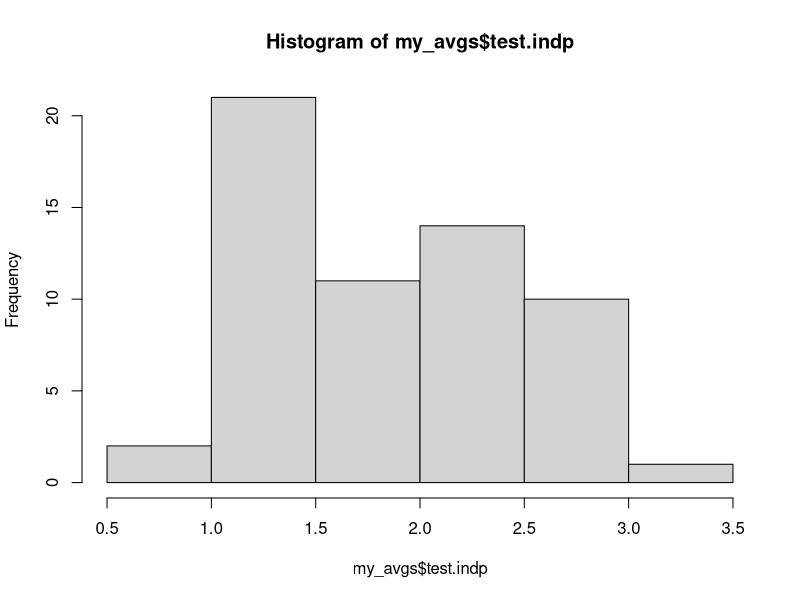

This chart was generated by the following R code:
#libraries
library(ggplot2)

#clear out old stuff
rm(list=ls())
#Custom functions
mean_NA <- function(x){ #Take means without getting errors due to NAs
  val_out <-mean(x,na.rm=T)
  return(val_out)
}

sum_NA <- function(x){
  val_out <- sum(x, na.rm=T)
  return(val_out)
}

#' Import data
data <- read.csv("data/9.23.16_gypsymothdispersal_1.5.csv", na.strings=".")

#' Data cleaning
data$x <- as.numeric(data$x)
data$y <- as.numeric(data$y)

##############Calculate Independence Between Steps ################################

#' To calculate the independence between steps follow Turchin 1998 pg 250.
alive_data <- data[data$living.status.log != 0 & !is.na(data$living.status.log),]

#' Create empty matrix to store steps

head(alive_data)
my_tags <- unique(alive_data$qbtag) #creates a vector of each unique QB tag identifier
my_avgs <- as.data.frame(matrix(NA, nrow=length(my_tags), ncol=3)) #matrix to store average displacements
colnames(my_avgs) <- c("tag_n","average_x","average_y") #name columns of matrix
my_avgs$tag_n <- my_tags #fill out column of tag label

alive_data$x_dis <- NA #creates empty columns for displacement
alive_data$y_dis <- NA
alive_data$xi_min_xbar <- NA #creates empty columns for Xi - Xbar
alive_data$yi_min_ybar <- NA #creates empty columns for yi - ybar
my_avgs$s2 <- NA #empty column to store each larval s^2
my_avgs$d2 <- NA #empty column to store each larval d^2

#' These loops calculate s^2 and d^2 for each larva
for(j in my_tags){#This for loop goes through the dataset and creates a temporary data set containing only the observations for larvae j
  dat_temp <- alive_data[alive_data$qbtag==j,]
  dat_temp$x_dis <- NA #creates empty columns for displacement
  dat_temp$y_dis <- NA
  dat_temp$xi_min_xbar <- NA #creates empty columns for Xi - Xbar
  dat_temp$yi_min_ybar <- NA #creates empty columns for yi - ybar
  dat_temp$xii_min_xi <- NA #creates empty columns for Xi+1 - Xi
  dat_temp$yii_min_yi <- NA #creates empty columns for Yi+1 - Yi
  
  for(i in 2:nrow(dat_temp)){ #this for loop calculates the difference in sequential time points x and y values to get displacements
    dat_temp$x_dis[i] <- dat_temp[i,"x"] - dat_temp[i-1,"x"] #calculates xi displacement
    dat_temp$y_dis[i] <- dat_temp[i,"y"] - dat_temp[i-1,"y"] #calculates yi displacement
    
    if(i == nrow(dat_temp)){#once the for loop reaches the last observation in temp dat, it averages the observations and puts them in a df
      my_avgs[my_avgs$tag_n==j,"average_x"] <- mean_NA(dat_temp$x_dis) #averages xi displacements
      my_avgs[my_avgs$tag_n==j,"average_y"] <- mean_NA(dat_temp$y_dis) #averages yi displacements
    }
    
  }
  #alive_data[alive_data$qbtag==j,"x_dis"] <-dat_temp$x_dis #stores the displacements in the dataset
  #alive_data[alive_data$qbtag==j,"y_dis"] <-dat_temp$y_dis
  
  for(i in 2:nrow(dat_temp)){ #This loop calculates the deviation for each displacement
    dat_temp$xi_min_xbar[i] <- dat_temp[i,"x_dis"] - my_avgs[my_avgs$tag_n==j,"average_x"] #Xi - Xbar
    dat_temp$yi_min_ybar[i] <- dat_temp[i,"y_dis"] - my_avgs[my_avgs$tag_n==j,"average_y"] #yi - ybar
  }
  
  
  for(i in 2:nrow(dat_temp)){
    dat_temp$xii_min_xi[i] <- dat_temp[i+1, "x_dis"] - dat_temp[i, "x_dis"]
    dat_temp$yii_min_yi[i] <-dat_temp[i+1, "y_dis"] - dat_temp[i, "y_dis"]
  }
  
  
  #alive_data[alive_data$qbtag==j,"xi_min_xbar"] <-dat_temp$xi_min_xbar #stores displacement deviations
  #alive_data[alive_data$qbtag==j,"yi_min_ybar"] <-dat_temp$yi_min_ybar #stores displacement deviations, not necessary for calculations
  
  sum_sq_dev <- (sum_NA(dat_temp$xi_min_xbar^2 + dat_temp$yi_min_ybar^2)) #sums all sqaured deviations
  sum_sq_dist <- (sum_NA(dat_temp$xii_min_xi^2 + dat_temp$yii_min_yi^2))
  my_avgs[my_avgs$tag_n==j, "s2"] <- (1/(nrow(dat_temp)-2))*sum_sq_dev #calculates s^2 for each larva
  my_avgs[my_avgs$tag_n==j, "d2"] <- (1/(nrow(dat_temp)-2))*sum_sq_dist #calculates d^2 for each larvae
  
}
my_avgs$test.indp <- my_avgs$d2/my_avgs$s2

hist(my_avgs$test.indp)

